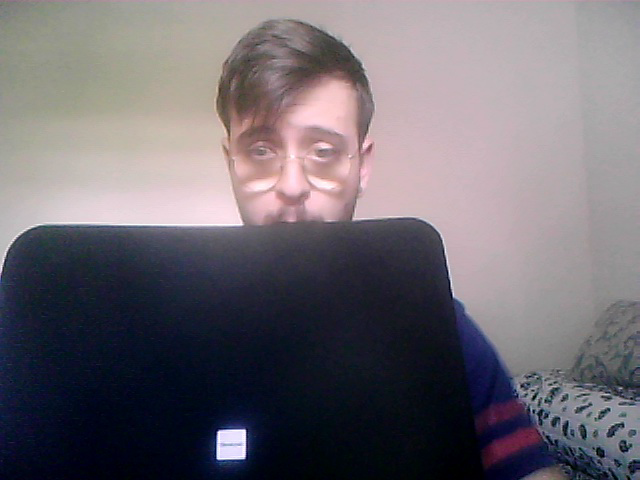
#> input picture frame 6 of VISION/BLOQUE 2/Sesion 1/videoAitorIngelmo.avi, 640 x 480 px, given in place of the camera
$ python Apartado2.py
#> lines starting #> are read from the running program, lines starting #| are printed output that depends on the picture; after the words box and inside, x2 and y2 are one past the last pixel; in counts of white or black regions, pixels touching at a corner belong together
import cv2
import numpy as np
#PIVC (Procesado de Imagen y Visión por Computador)
#Modulo 2-Practica 1 - Detector Viola & Jones

colores = []
#Funcion para pintar los bounding boxes detectados
def draw_rects(img, rects, color):
    for x1, y1, x2, y2 in rects:
        cv2.rectangle(img, (x1, y1), (x2, y2), color, 2)


def detector(img_color):
    global colores
    vueltas = 0
    print(">>> Cargando imagen...")
    #Tratamos la imagen
    img_gray = cv2.cvtColor(img_color, cv2.COLOR_RGB2GRAY)
    img_gray = cv2.equalizeHist(img_gray)#Mejora la apariencia de la imagen
    print(img_gray.shape)

    # Carga del modelo de deteccion (previamente entrenado)
    cascade_fn = 'haarcascades/haarcascade_frontalface_alt.xml'
    cascade = cv2.CascadeClassifier(cascade_fn)

    #Llamada al detector
    print(">>> Detectando caras...")

    rects =  cascade.detectMultiScale(
        img_gray,
        scaleFactor  = 1.1,
        minNeighbors = 5,
        minSize = (30, 30),
        flags   = cv2.CASCADE_SCALE_IMAGE
    )

    if len(rects) == 0:
        return img_color
    print(rects)

    for (x, y, w, h) in rects:
        cv2.rectangle(img_color, (x, y), (x + w, y + h), (int(colores[vueltas][0]),int(colores[vueltas][1]),int(colores[vueltas][2])), 2)
        vueltas+=1
    print("El numero de colores es",(np.size(colores))/3)
    return img_color

#Creamos el objeto capturador de video
cap = cv2.VideoCapture(0, cv2.CAP_DSHOW)

#Objeto para grabar
fourcc = cv2.VideoWriter_fourcc(*'MJPG')                                  #Establezco el formato de grabación
out    = cv2.VideoWriter('videoAitorIngelmo.avi',fourcc, 60.0, (640,480)) # Introduzco los parámetros del video que estoy grabando


#Creamos aleatoriamente 20 caras
for i in range(20):
    color = tuple(np.random.choice(range(256), size=3))
    colores.append(color)

while(True):
    # Captura frame a frame
    ret, frame = cap.read()
#> frame is the input picture: shape (480, 640, 3); mean B, G, R 112.5, 105.7, 111
    # Trabajamos con los frames
    gray = cv2.cvtColor(frame, cv2.COLOR_BGR2GRAY)
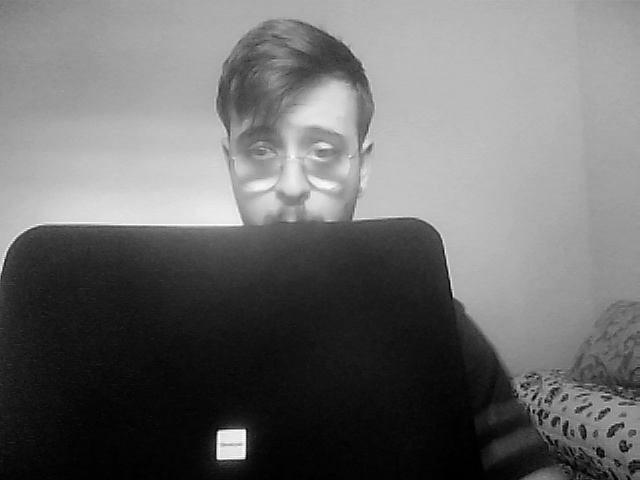
#> gray: shape (480, 640); min 0, max 255, mean 108

    copia_frame = frame.copy()
    # LLamo al detector
    img_out = detector(copia_frame)
#> in detector, `img_gray = cv2.equalizeHist(img_gray)#Mejora la apariencia de la imagen`:
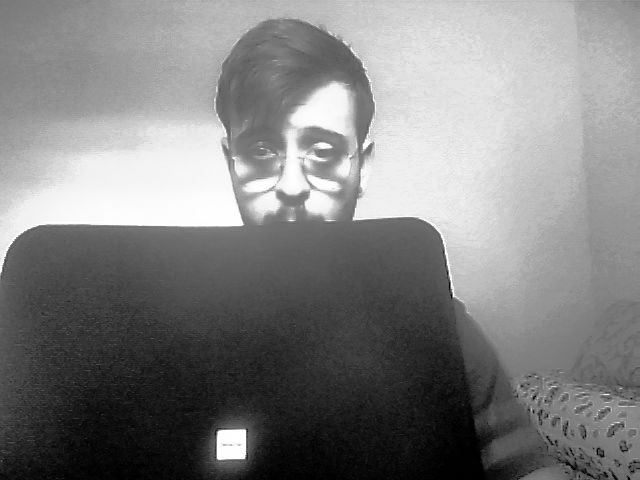
#> img_gray: shape (480, 640); min 0, max 255, mean 128.4
#| (480, 640)
#> in detector, `rects =  cascade.detectMultiScale( img_gray, scaleFactor  = 1.1, minNe..`: rects = ()

    # Muestro el resultado
    cv2.imshow('resultado_deteccion', img_out)

    # Guardo el "frame"
    out.write(img_out)

    if cv2.waitKey(1) & 0xFF == ord('q'):
        #cv2.imwrite("Captura_detectada.png",img_out)
#> (key q is pressed here)
        break


cv2.waitKey(0)
cv2.destroyAllWindows()

$ run again, starting later in the video
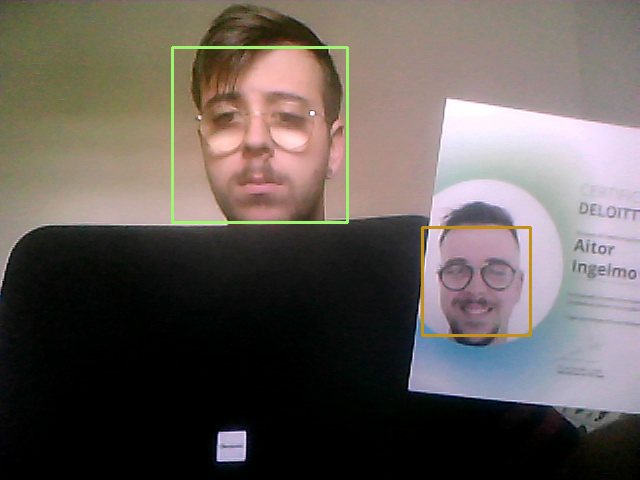
#> input picture frame 29 of VISION/BLOQUE 2/Sesion 1/videoAitorIngelmo.avi, 640 x 480 px, given in place of the camera
#> frame is the input picture: shape (480, 640, 3); mean B, G, R 88.4, 92.5, 100.7
#> in detector, `img_gray = cv2.equalizeHist(img_gray)#Mejora la apariencia de la imagen`:
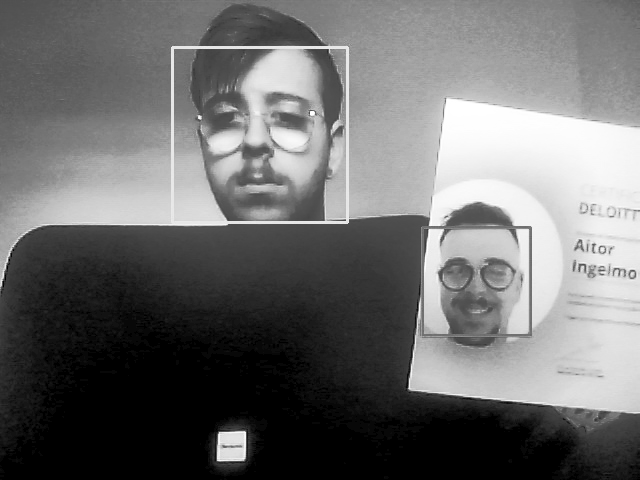
#> img_gray: shape (480, 640); min 0, max 255, mean 109.7
#| (480, 640)
#> rects = [[425, 228, 105, 105], [172, 47, 177, 177]]
#| [[425 228 105 105]
#|  [172  47 177 177]]
#> the loop in detector, `for (x, y, w, h) in rects:` made 2 passes
#> (x, y, w, h, vueltas) on passes 1 to 2: (425, 228, 105, 105, 1), (172, 47, 177, 177, 2)
#> after the loop in detector, `for (x, y, w, h) in rects:`:
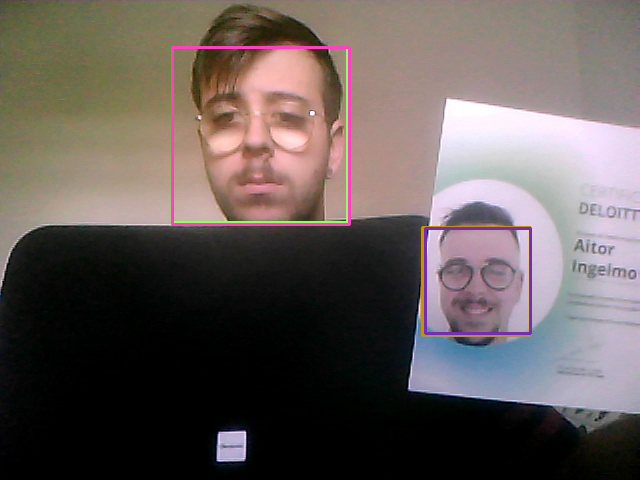
#> img_color: shape (480, 640, 3); 1.1% of pixels changed, all inside (x1, y1, x2, y2) = (171, 46, 532, 335)
#> after the loop in detector, `for (x, y, w, h) in rects:`: vueltas = 2

$ run again, starting later in the video
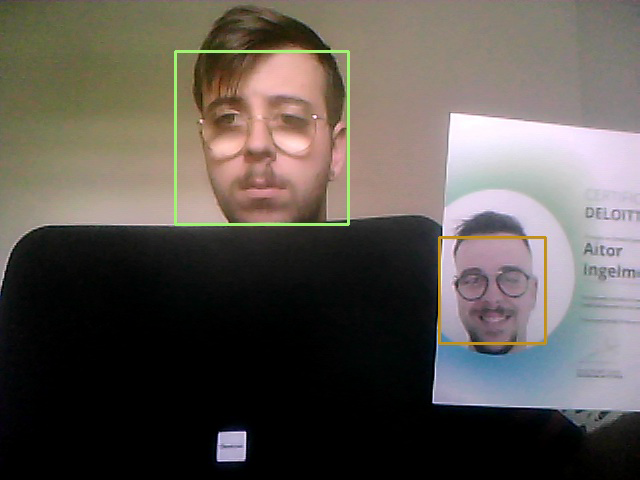
#> input picture frame 52 of VISION/BLOQUE 2/Sesion 1/videoAitorIngelmo.avi, 640 x 480 px, given in place of the camera
#> frame is the input picture: shape (480, 640, 3); mean B, G, R 81.7, 87.3, 93.7
#> in detector, `img_gray = cv2.equalizeHist(img_gray)#Mejora la apariencia de la imagen`:
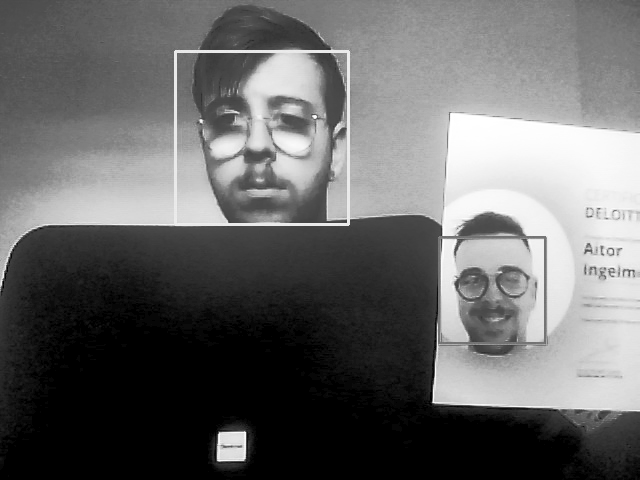
#> img_gray: shape (480, 640); min 0, max 255, mean 104.4
#| (480, 640)
#> rects = [[440, 239, 102, 102], [175, 52, 173, 173]]
#| [[440 239 102 102]
#|  [175  52 173 173]]
#> the loop in detector, `for (x, y, w, h) in rects:` made 2 passes
#> (x, y, w, h, vueltas) on passes 1 to 2: (440, 239, 102, 102, 1), (175, 52, 173, 173, 2)
#> after the loop in detector, `for (x, y, w, h) in rects:`:
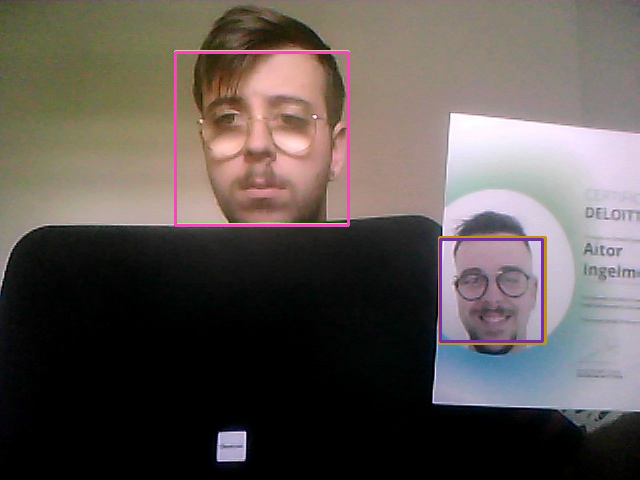
#> img_color: shape (480, 640, 3); 1.07% of pixels changed, all inside (x1, y1, x2, y2) = (174, 51, 544, 343)
#> after the loop in detector, `for (x, y, w, h) in rects:`: vueltas = 2
